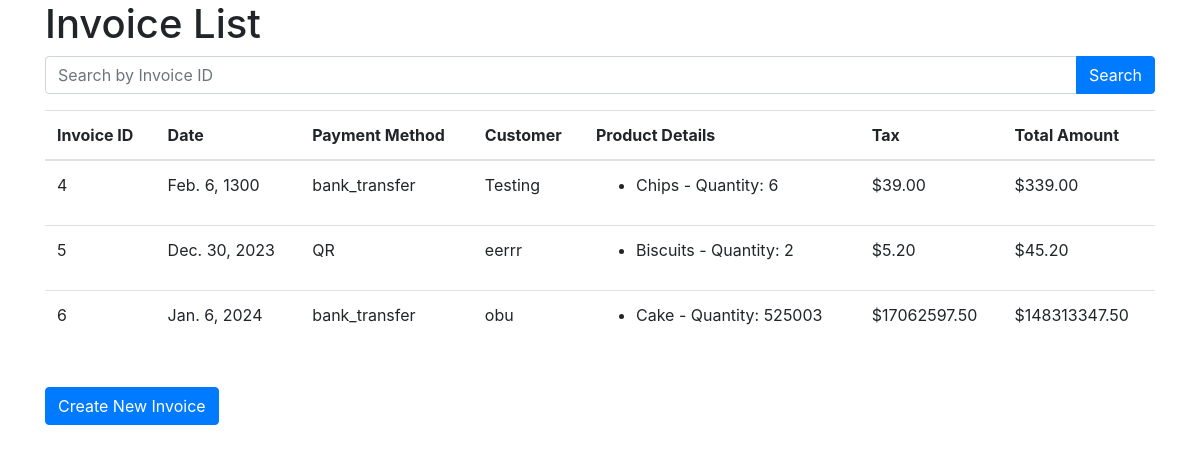
The page / on the database its author committed.
### SaleInvoice/models.py (models this page shows, shortened)
class Invoice(models.Model):
    Invoice_ID = models.AutoField(primary_key=True)
    Date = models.DateField()
    Payment_method = models.CharField(max_length=50)
    Customer = models.ForeignKey(Customer, on_delete=models.CASCADE)
    Products = models.ManyToManyField(Product, through='InvoiceItem')
    Tax = models.DecimalField(max_digits=100, decimal_places=2, default=0)
    Total_Amount = models.DecimalField(max_digits=1000, decimal_places=2, default=0)

class Customer(models.Model):
    Customer_ID = models.AutoField(primary_key=True)
    Name = models.CharField(max_length=255)

class InvoiceItem(models.Model):
    Invoice = models.ForeignKey(Invoice, on_delete=models.CASCADE)
    Product = models.ForeignKey(Product, on_delete=models.CASCADE)
    Quantity = models.PositiveIntegerField(default=0)
    Price = models.DecimalField(max_digits=10, decimal_places=2, default=0)

class Product(models.Model):
    Product_ID = models.AutoField(primary_key=True)
    Product_Name = models.CharField(max_length=255)
    Price = models.DecimalField(max_digits=10, decimal_places=2)
    Quantity = models.PositiveIntegerField()

### SaleInvoice/views.py (the view)
# urls.py: path('', InvoiceListView.as_view(), name='invoice_list'),
class InvoiceListView(ListView):
    model = Invoice
    template_name = 'invoice_list.html'
    context_object_name = 'invoices'
    def get_queryset(self):
        queryset = super().get_queryset()
        invoice_id = self.request.GET.get('invoice_id')
        if invoice_id:
            queryset = queryset.filter(Invoice_ID=invoice_id)
        return queryset

### SaleInvoice/templates/invoice_list.html (shortened to what this page needs)
<!DOCTYPE html>
<html lang="en">
<head>
    <link rel="stylesheet" href="https://maxcdn.bootstrapcdn.com/bootstrap/4.5.2/css/bootstrap.min.css">
</head>
<body>
    <div class="container">
        <h1>Invoice List</h1>
        <form method="get" class="mb-3">
            <div class="input-group">
                <input type="text" class="form-control" placeholder="Search by Invoice ID" name="invoice_id" value="{{ request.GET.invoice_id }}">
                <div class="input-group-append">
                    <button type="submit" class="btn btn-primary">Search</button>
                </div>
            </div>
        </form>
        <table class="table">
            <thead>
                <tr>
                    <th scope="col">Invoice ID</th>
                    <th scope="col">Date</th>
                    <th scope="col">Payment Method</th>
                    <th scope="col">Customer</th>
                    <th scope="col">Product Details</th>
                    <th scope="col">Tax</th>
                    <th scope="col">Total Amount</th>
                </tr>
            </thead>
            <tbody>
                {% for invoice in invoices %}
                    <tr>
                        <td>{{ invoice.Invoice_ID }}</td>
                        <td>{{ invoice.Date }}</td>
                        <td>{{ invoice.Payment_method }}</td>
                        <td>{{ invoice.Customer.Name }}</td>
                        <td>
                            <ul>
                                {% for item in invoice.invoiceitem_set.all %}
                                    <li>{{ item.Product.Product_Name }} - Quantity: {{ item.Quantity }}</li>
                                {% endfor %}
                            </ul>
                        </td>
                        <td>${{ invoice.Tax }}</td>
                        <td>${{ invoice.Total_Amount }}</td>
                    </tr>
                {% endfor %}
            </tbody>
        </table>
        <button type="button" class="btn btn-primary mt-3" onclick="location.href='{% url 'create_invoice' %}'">Create New Invoice</button>
    </div>
</body>
</html>

### rows shown on the page
Invoice: Invoice_ID "4", Date "Feb. 6, 1300", Payment_method "bank_transfer", Customer.Name "Testing", Tax "39.00", Total_Amount "339.00"
InvoiceItem: Product.Product_Name "Chips", Quantity "6"
Invoice: Invoice_ID "5", Date "Dec. 30, 2023", Payment_method "QR", Customer.Name "eerrr", Tax "5.20", Total_Amount "45.20"
InvoiceItem: Product.Product_Name "Biscuits", Quantity "2"
Invoice: Invoice_ID "6", Date "Jan. 6, 2024", Payment_method "bank_transfer", Customer.Name "obu", Tax "17062597.50", Total_Amount "148313347.50"
InvoiceItem: Product.Product_Name "Cake", Quantity "525003"
